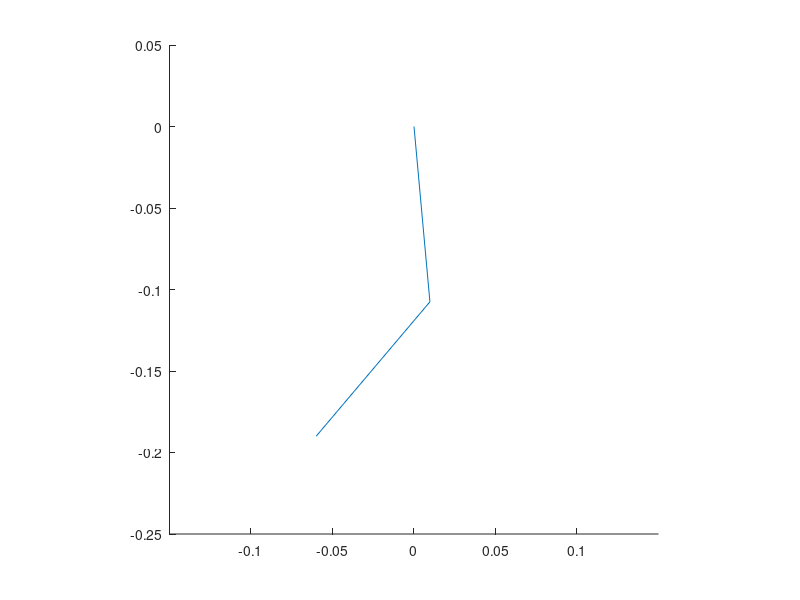

Write MATLAB code to recreate this figure. (Note: this script raises an error after producing the figure.)
clear;
clf;

%parameter
height = 0.19 % (m)
stroke = 0.12 % (m)
motor_velocity = 4.81; % (rad/s) 46rpm
l1 = 0.108; % (m) length of link (GankenKun)
l2 = 0.108;
ratio = 0.1; % display

function [t1, t2] = inverse_kinematics(x, y, l1, l2)
  l = sqrt(x^2+y^2);
  t1 = t2 = 0;
  if (l <= (l1+l2))
    t1 = atan2(y,x) + acos((l1^2+l^2-l2^2)/(2*l2*l));
    t2 = pi + acos((l1^2+l2^2-l^2)/(2*l1*l2)) + t1;
  endif
endfunction

i = 0;
for y = -height
  for x = -stroke/2:0.04:stroke/2
    [t1, t2] = inverse_kinematics(x, y, l1, l2);
    if (t1 != 0 || t2 != 0)
      i = i + 1;
      x1 = l1 * cos(t1);
      y1 = l1 * sin(t1);
      x2 = l2 * cos(t2) + x1;
      y2 = l2 * sin(t2) + y1;
      arm_x(i,:) = [0 x1 x2];
      arm_y(i,:) = [0 y1 y2];
      jaco = [-l1*sin(t1) -l2*sin(t2); l1*cos(t1) l2*cos(t2)];
      [U,S,V] = svd(jaco);
      mani(i,:) = [x y atan2(U(2),U(1)) S(1,1) S(2,2)];
    endif
  endfor
endfor

hold on;
axis([-0.15,0.15,-0.25,0.05],"square");
for n = 1:i
  plot(arm_x(n,:), arm_y(n,:));
  ellipse(mani(n,1), mani(n,2), mani(n,4)*ratio, mani(n,5)*ratio, mani(n,3));
  if (mani(n,3) < 0)
    mani(n,3) += 2 * pi;
  endif
  printf("(velocity, angle): (%f, %f, %f)\n", mani(n,4) * motor_velocity, mani(n,5) * motor_velocity, mani(n,3)-pi);
end
hold off;

